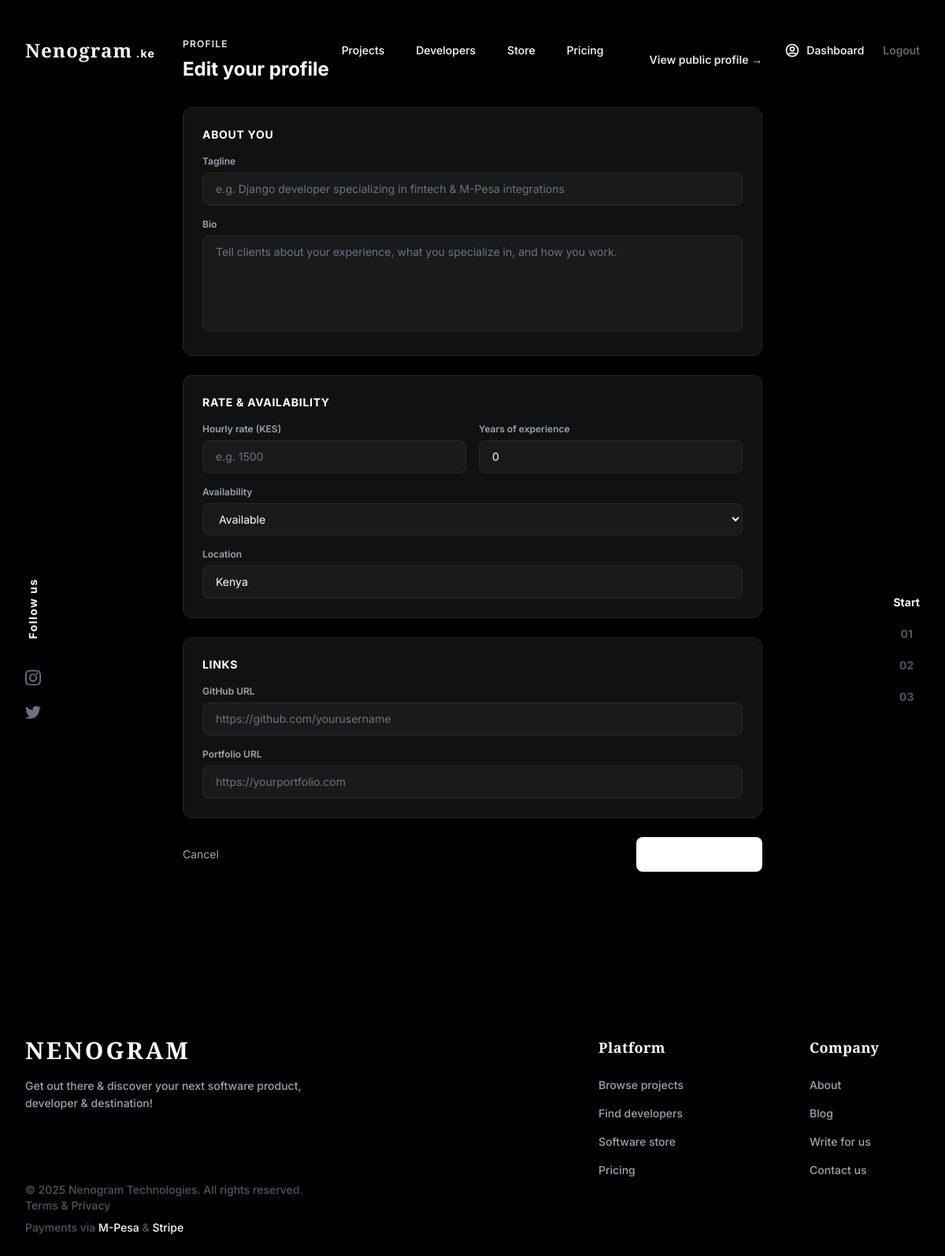
Screenshot of /dev/profile/ (signed in) with the database file from the repository.
### developers/models.py (models this page shows, shortened)
class DeveloperProfile(models.Model):
    AVAILABILITY_CHOICES = [
        ('available', 'Available'),
        ('busy', 'Busy'),
        ('unavailable', 'Unavailable'),
    ]
    id = models.UUIDField(primary_key=True, default=uuid.uuid4, editable=False)
    user = models.OneToOneField(settings.AUTH_USER_MODEL, on_delete=models.CASCADE, related_name='dev_profile')
    bio = models.TextField(blank=True)
    tagline = models.CharField(max_length=200, blank=True)
    hourly_rate = models.DecimalField(max_digits=10, decimal_places=2, null=True, blank=True)
    experience_years = models.PositiveIntegerField(default=0)
    skills = models.ManyToManyField(Skill, through='DeveloperSkill', blank=True)
    github_url = models.URLField(blank=True)
    portfolio_url = models.URLField(blank=True)
    availability = models.CharField(max_length=20, choices=AVAILABILITY_CHOICES, default='available')
    location = models.CharField(max_length=100, default='Kenya')
    slug = models.SlugField(unique=True, blank=True)
    created_at = models.DateTimeField(auto_now_add=True)
    updated_at = models.DateTimeField(auto_now=True)

### developers/views.py (the view)
# urls.py: path("profile/", views.profile, name="client_profile"),
@login_required
def profile(request):
    dev_profile = get_or_create_profile(request.user)
    if request.method == "POST":
        form = DeveloperProfileForm(request.POST, request.FILES, instance=dev_profile)
        if form.is_valid():
            form.save()
            messages.success(request, "Profile updated.")
            return redirect("dev_profile")
        else:
            for field, errs in form.errors.items():
                for e in errs:
                    messages.error(request, e)
    else:
        form = DeveloperProfileForm(instance=dev_profile)
    return render(request, "developers/profile.html", {
        "dev_profile": dev_profile,
        "form": form,
    })

### developers/views.py (called while the page is built)
def get_or_create_profile(user):
    profile, _ = DeveloperProfile.objects.get_or_create(
        user=user,
        defaults={"slug": user.username}
    )
    return profile

### templates/developers/profile.html (shortened to what this page needs)
{% extends "base.html" %}
{% block content %}
<div class="max-w-3xl mx-auto px-4 py-12">
  <div class="mb-8 flex items-center justify-between">
    <div>
      <p class="text-xs font-semibold text-brand-400 uppercase tracking-widest mb-2">Profile</p>
      <h1 class="text-2xl font-bold text-white">Edit your profile</h1>
    </div>
    <a href="{% url "dev_public_profile" dev_profile.slug %}"
      class="text-sm text-brand-400 hover:text-brand-300 font-semibold">View public profile &rarr;</a>
  </div>
  <form method="POST" class="space-y-6">
    <div class="bg-dark-800 border border-dark-600 rounded-xl p-6 space-y-4">
      <h2 class="text-sm font-bold text-white uppercase tracking-wider">About you</h2>
      <div>
        <label class="block text-xs font-semibold text-gray-400 mb-1.5">Tagline</label>
        {{ form.tagline }}
      </div>
      <div>
        <label class="block text-xs font-semibold text-gray-400 mb-1.5">Bio</label>
        {{ form.bio }}
      </div>
    </div>
    <div class="bg-dark-800 border border-dark-600 rounded-xl p-6 space-y-4">
      <h2 class="text-sm font-bold text-white uppercase tracking-wider">Rate &amp; availability</h2>
      <div class="grid grid-cols-2 gap-4">
        <div>
          <label class="block text-xs font-semibold text-gray-400 mb-1.5">Hourly rate (KES)</label>
          {{ form.hourly_rate }}
        </div>
        <div>
          <label class="block text-xs font-semibold text-gray-400 mb-1.5">Years of experience</label>
          {{ form.experience_years }}
        </div>
      </div>
      <div>
        <label class="block text-xs font-semibold text-gray-400 mb-1.5">Availability</label>
        {{ form.availability }}
      </div>
      <div>
        <label class="block text-xs font-semibold text-gray-400 mb-1.5">Location</label>
        {{ form.location }}
      </div>
    </div>
    <div class="bg-dark-800 border border-dark-600 rounded-xl p-6 space-y-4">
      <h2 class="text-sm font-bold text-white uppercase tracking-wider">Links</h2>
      <div>
        <label class="block text-xs font-semibold text-gray-400 mb-1.5">GitHub URL</label>
        {{ form.github_url }}
      </div>
      <div>
        <label class="block text-xs font-semibold text-gray-400 mb-1.5">Portfolio URL</label>
        {{ form.portfolio_url }}
      </div>
    </div>
    <div class="flex items-center justify-between">
      <a href="{% url "dev_dashboard" %}" class="text-sm text-gray-400 hover:text-white transition-colors">Cancel</a>
      <button type="submit" class="bg-brand-500 hover:bg-brand-600 text-white px-8 py-3 rounded-lg text-sm font-bold transition-colors">
      </button>
    </div>
  </form>
</div>
{% endblock %}

### templates/base.html (style rules this page uses)
body { font-family: "Inter", sans-serif; background-color: #000000; color: #ffffff; }

### rows the page displays
DeveloperProfile: experience_years "0", availability "Available", location "Kenya"
